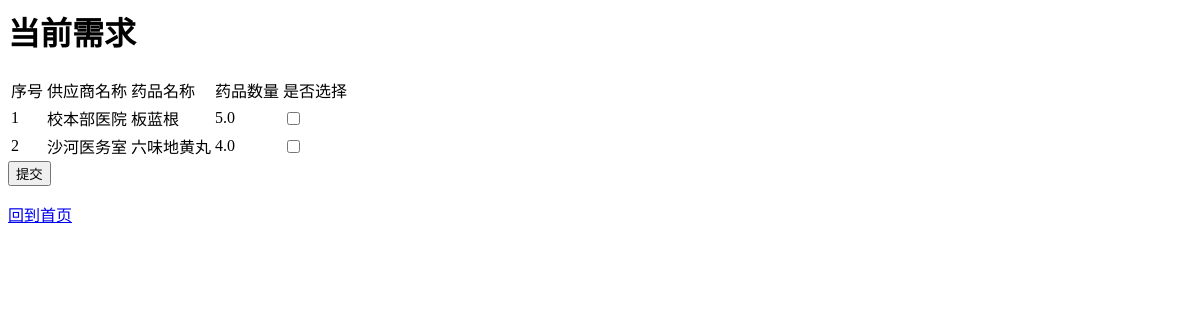
/demand/make/, run on an earlier commit of the app's database.
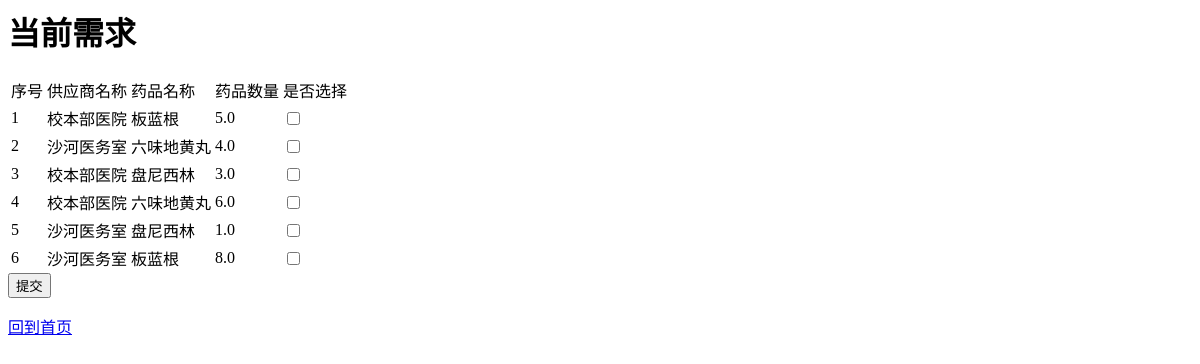
And on a later commit of the database.
### demand/models.py (models this page shows, shortened)
class Demander_Demand(models.Model):
    id = models.IntegerField('id', primary_key=True)
    demander = models.ForeignKey(Demander, on_delete=models.CASCADE)
    num = models.FloatField('num')
    medicine = models.ForeignKey(Medicine, on_delete=models.CASCADE)

class Demander(models.Model):
    id = models.IntegerField('id', primary_key=True)
    name = models.CharField('name', blank=False, max_length=100)

class Medicine(models.Model):
    id = models.IntegerField('id', primary_key=True)
    name = models.CharField('name', blank=False, max_length=100)

### demand/views.py (the view)
# urls.py: path('make/', views.make, name='make'),
def make(request):
    demands = Demander_Demand.objects.all()
    context = {
        "demand_list": demands,
    }
    return render(request, 'demand/demand.html', context)

### demand/templates/demand/demand.html (shortened to what this page needs)
<body>
    <h1> 当前需求 </h1>
    <form action="{% url 'demand:submit' %}" method="post">
        <table>
            <tr>
                <td> 序号 </td>
                <td> 供应商名称 </td>
                <td> 药品名称 </td>
                <td> 药品数量 </td>
                <td> 是否选择 </td>
            {% for demand in demand_list %}
                <tr>
                    <td> {{demand.id}} </td>
                    <td> {{demand.demander.name}} </td>
                    <td> {{demand.medicine.name}} </td>
                    <td> {{demand.num}} </td>
                    <td>
                        <input name="{{demand.id}}" type="checkbox" value="checked" />
                    </td>
                </tr>
            {% endfor %}
        </table>
        <input type="submit" value="提交">
    </form>
    <a href="{% url 'user:index' %}">回到首页</a>
</body>

What changed in the data, as far as the page shows it:
added Demander_Demand: id "3", demander.name "校本部医院", medicine.name "盘尼西林", num "3.0"
added Demander_Demand: id "4", demander.name "校本部医院", medicine.name "六味地黄丸", num "6.0"
added Demander_Demand: id "5", demander.name "沙河医务室", medicine.name "盘尼西林", num "1.0"
added Demander_Demand: id "6", demander.name "沙河医务室", medicine.name "板蓝根", num "8.0"
